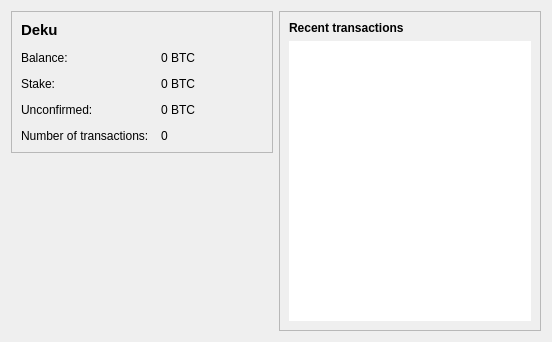
<?xml version="1.0" encoding="UTF-8"?>
<ui version="4.0">
 <class>OverviewPage</class>
 <widget class="QWidget" name="OverviewPage">
  <property name="geometry">
   <rect>
    <x>0</x>
    <y>0</y>
    <width>552</width>
    <height>342</height>
   </rect>
  </property>
  <property name="windowTitle">
   <string>Form</string>
  </property>
  <layout class="QHBoxLayout" name="horizontalLayout" stretch="1,1">
   <item>
    <layout class="QVBoxLayout" name="verticalLayout_2">
     <item>
      <widget class="QFrame" name="frame">
       <property name="frameShape">
        <enum>QFrame::StyledPanel</enum>
       </property>
       <property name="frameShadow">
        <enum>QFrame::Raised</enum>
       </property>
       <layout class="QFormLayout" name="formLayout_2">
        <property name="fieldGrowthPolicy">
         <enum>QFormLayout::AllNonFixedFieldsGrow</enum>
        </property>
        <property name="horizontalSpacing">
         <number>12</number>
        </property>
        <property name="verticalSpacing">
         <number>12</number>
        </property>
        <item row="2" column="0">
         <widget class="QLabel" name="label">
          <property name="text">
           <string>Balance:</string>
          </property>
         </widget>
        </item>
        <item row="2" column="1">
         <widget class="QLabel" name="labelBalance">
          <property name="text">
           <string notr="true">0 BTC</string>
          </property>
         </widget>
        </item>
        <item row="5" column="0">
         <widget class="QLabel" name="label_2">
          <property name="text">
           <string>Number of transactions:</string>
          </property>
         </widget>
        </item>
        <item row="5" column="1">
         <widget class="QLabel" name="labelNumTransactions">
          <property name="text">
           <string>0</string>
          </property>
         </widget>
        </item>
        <item row="4" column="0">
         <widget class="QLabel" name="label_3">
          <property name="text">
           <string>Unconfirmed:</string>
          </property>
         </widget>
        </item>
        <item row="4" column="1">
         <widget class="QLabel" name="labelUnconfirmed">
          <property name="text">
           <string notr="true">0 BTC</string>
          </property>
         </widget>
        </item>
        <item row="3" column="0">
         <widget class="QLabel" name="label_6">
          <property name="text">
           <string>Stake:</string>
          </property>
         </widget>
        </item>
        <item row="3" column="1">
         <widget class="QLabel" name="labelStake">
          <property name="text">
           <string notr="true">0 BTC</string>
          </property>
         </widget>
        </item>
        <item row="1" column="0">
         <widget class="QLabel" name="label_5">
          <property name="font">
           <font>
            <pointsize>11</pointsize>
            <weight>75</weight>
            <bold>true</bold>
           </font>
          </property>
          <property name="text">
           <string>Deku </string>
          </property>
         </widget>
        </item>
       </layout>
      </widget>
     </item>
     <item alignment="Qt::AlignHCenter|Qt::AlignVCenter">
      <widget class="QLabel" name="label_7">
       <property name="text">
        <string/>
       </property>
       <property name="pixmap">
        <pixmap resource="../bitcoin.qrc">:/icons/Deku_tooltip</pixmap>
       </property>
       <property name="scaledContents">
        <bool>false</bool>
       </property>
       <property name="alignment">
        <set>Qt::AlignCenter</set>
       </property>
       <property name="margin">
        <number>1</number>
       </property>
      </widget>
     </item>
     <item>
      <spacer name="verticalSpacer">
       <property name="orientation">
        <enum>Qt::Vertical</enum>
       </property>
       <property name="sizeHint" stdset="0">
        <size>
         <width>20</width>
         <height>40</height>
        </size>
       </property>
      </spacer>
     </item>
    </layout>
   </item>
   <item>
    <layout class="QVBoxLayout" name="verticalLayout_3">
     <item>
      <widget class="QFrame" name="frame_2">
       <property name="frameShape">
        <enum>QFrame::StyledPanel</enum>
       </property>
       <property name="frameShadow">
        <enum>QFrame::Raised</enum>
       </property>
       <layout class="QVBoxLayout" name="verticalLayout">
        <item>
         <widget class="QLabel" name="label_4">
          <property name="text">
           <string>&lt;b&gt;Recent transactions&lt;/b&gt;</string>
          </property>
         </widget>
        </item>
        <item>
         <widget class="QListView" name="listTransactions">
          <property name="frameShape">
           <enum>QFrame::NoFrame</enum>
          </property>
          <property name="verticalScrollBarPolicy">
           <enum>Qt::ScrollBarAlwaysOff</enum>
          </property>
          <property name="horizontalScrollBarPolicy">
           <enum>Qt::ScrollBarAlwaysOff</enum>
          </property>
         </widget>
        </item>
       </layout>
      </widget>
     </item>
    </layout>
   </item>
  </layout>
 </widget>
 <resources>
  <include location="../bitcoin.qrc"/>
 </resources>
 <connections/>
</ui>
